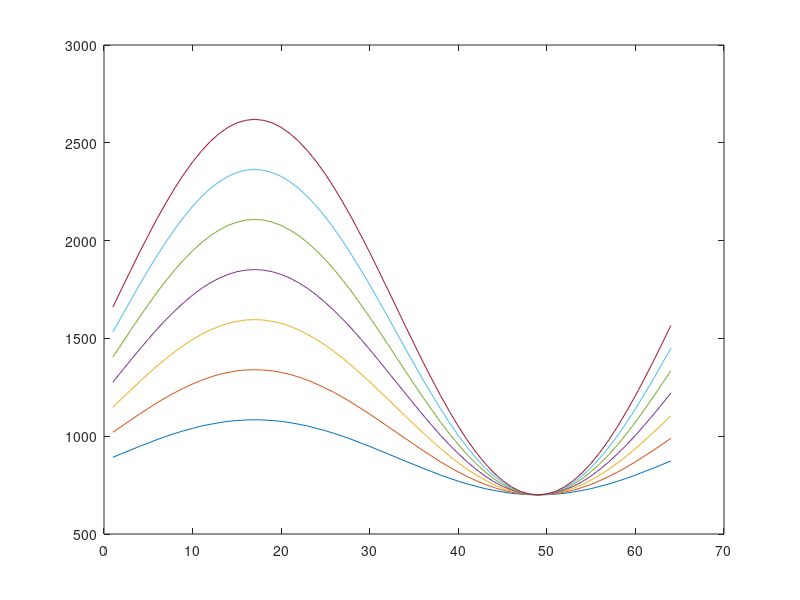

Write the MATLAB code that produced this figure.
function []= DispSine()
size = 64;
X = ['const u16 sin1[7][',int2str(size),']= {'];
for j = 1:7
t = (0:1:size-1);
sine = sin(t*2*pi/size);
sine = sine*128+128;
sine = uint16(sine*(j+0.5)+700);
for i= 1:size
    if i == size
        X = [X,int2str(sine(i)),'},'];
    elseif i==1
        X = [X,'{',int2str(sine(i)),','];
    else
        X = [X,int2str(sine(i)),','];
    end
end
max(sine)-min(sine)
plot(sine)
hold on 
end
X = [X,'};'];
%disp(X);
return
size = 32;
X = ['const u16 sin2[7][',int2str(size),']= {'];
for j = 1:7
t = (0:1:size-1);
sine = sin(t*2*pi/size);
sine = sine*128+128;
sine = uint16(sine*(j+0.5)+150);
for i= 1:size
    if i == size
        X = [X,int2str(sine(i)),'},'];
    elseif i==1
        X = [X,'{',int2str(sine(i)),','];
    else
        X = [X,int2str(sine(i)),','];
    end
end
end
X = [X,'};'];
disp(X);


size = 16;
X = ['const u16 sin3[7][',int2str(size),']= {'];
for j = 1:7
t = (0:1:size-1);
sine = sin(t*2*pi/size);
sine = sine*128+128;
sine = uint16(sine*(j+0.5)+150);
for i= 1:size
    if i == size
        X = [X,int2str(sine(i)),'},'];
    elseif i==1
        X = [X,'{',int2str(sine(i)),','];
    else
        X = [X,int2str(sine(i)),','];
    end
end
end
X = [X,'};'];
disp(X);